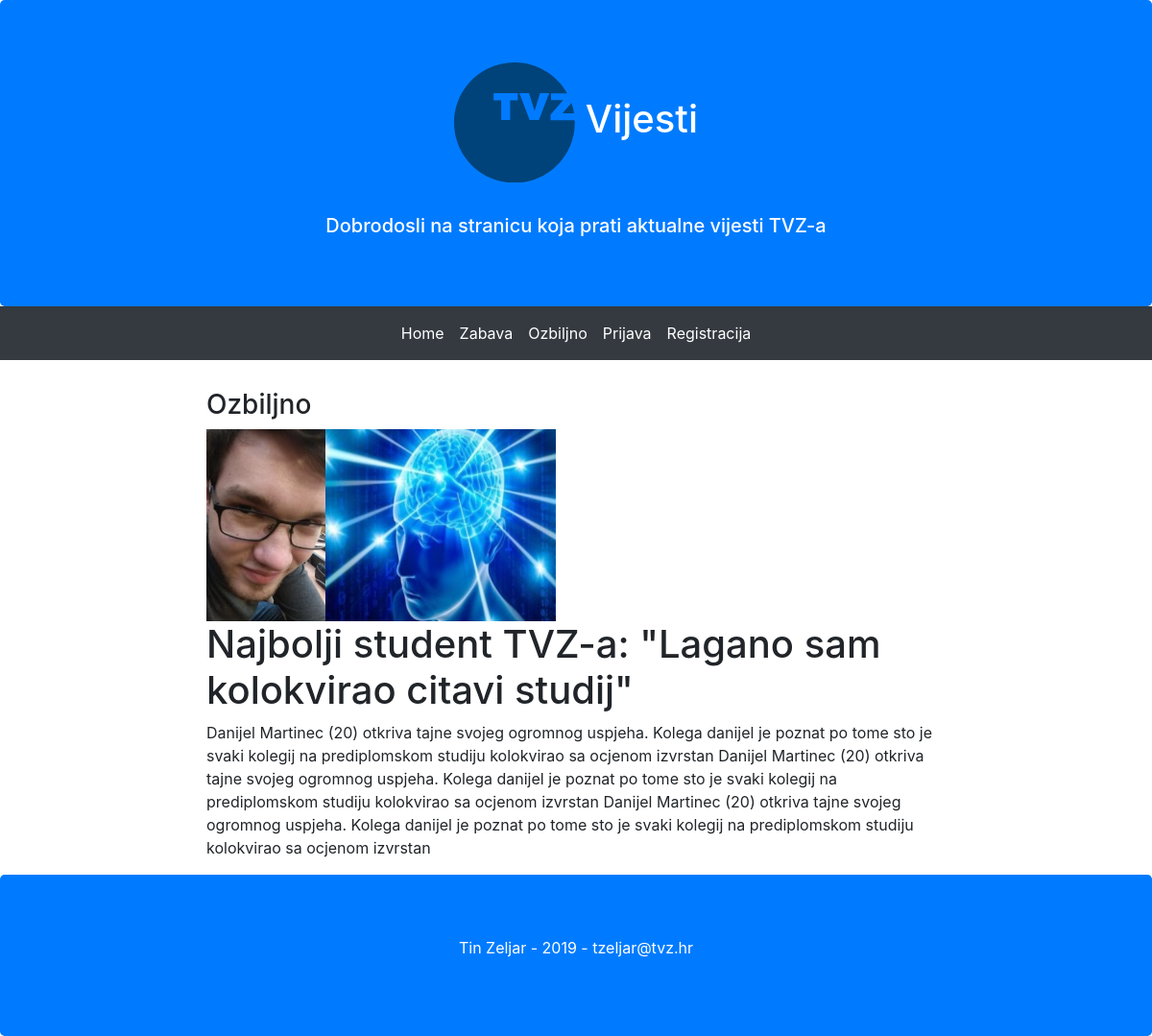
/article.php?id=7, run on the app's committed database.
### tables this page shows
CREATE TABLE `clanak` (
  `id` int(11) NOT NULL,
  `datum` varchar(32) DEFAULT NULL,
  `naslov` varchar(64) DEFAULT NULL,
  `sazetak` text,
  `tekst` text,
  `slika` varchar(64) DEFAULT NULL,
  `kategorija` varchar(64) DEFAULT NULL,
  `arhiva` tinyint(1) DEFAULT NULL
);

### article.php (the view, shortened to what this page needs)
<?php
include "connect.php";
$id = $_GET['id'];
$stmt = $dbc->prepare("SELECT * FROM clanak WHERE id = ?") or die("Prepare failed");
$stmt->bind_param("s", $id) or die("Failed bind");
$stmt->execute() or die("Failed execute");
$result = $stmt->get_result();
?>
<!DOCTYPE html>
<html lang="en">
<head>
  <link rel="stylesheet" href="https://maxcdn.bootstrapcdn.com/bootstrap/4.3.1/css/bootstrap.min.css">
</head>
<body>
<div class="jumbotron text-center bg-primary" style="margin-bottom:0">
  <h1 class="text-white"><img src="images/tvz-logo.svg" class="img-fluid" alt="Responsive image"> Vijesti</h1>
  <br>
  <h5 class="text-white">Dobrodosli na stranicu koja prati aktualne vijesti TVZ-a</h5>
</div>
<nav class="navbar navbar-expand-sm bg-dark justify-content-center">
    <ul class="navbar-nav">
      <li class="nav-item">
        <a class="nav-link text-white" href="index.php">Home</a>
      </li>
      <li class="nav-item">
          <a class="nav-link text-white" href="kategorija.php?id=Zabava">Zabava</a>
      </li>
      <li class="nav-item">
          <a class="nav-link text-white" href="kategorija.php?id=Ozbiljno">Ozbiljno</a>
      </li>
      <?php
            if(isset($_SESSION['user']) && !empty($_SESSION['user'])) {
              $user = $_SESSION["user"];
              if($_SESSION["razina_prava"] == 1){
                echo("
                <li class='nav-item'>
                <a class='nav-link text-white' href='administracija.php'>Adminin panel</a>
                </li>
                ");
              }
              echo("
              <li class='nav-item'>
              <a class='nav-link text-white' href='unos.php'>Unos</a>
              </li>
              <li class='nav-item'>
              <a class='nav-link text-white' href='logoff.php'>Prijavljeni ste kao $user kliknite ovdje za odjavu</a>
              </li>
              ");
           }
           else{
            echo("
            <li class='nav-item'>
              <a class='nav-link text-white' href='login.php'>Prijava</a>
            </li>
            <li class='nav-item'>
              <a class='nav-link text-white' href='register.php'>Registracija</a>
            </li>
            ");
          }
       ?>
    </ul>
</nav>
<div class="container-fluid text-center" style="margin-top: 30px">
        <div class="row content">
          <div class="col-sm-2 sidenav"></div>
          <div class="col-sm-8 text-left">
            <?php
            $row = mysqli_fetch_array($result) or die("Failed fetch");
            $kategorija = $row["kategorija"];
            $slika = $row["slika"];
            $naslov = $row["naslov"];
            $tekst = $row["tekst"];
            echo("
            <h3>$kategorija</h3>
            <img src='$slika' class='img-fluid' alt='Responsive image'>
            <h1>$naslov</h1>
            <p>$tekst</p>
            ");
            ?>
          </div>
          <div class="col-sm-2 sidenav"></div>
        </div>
</div>
<div class="jumbotron text-center bg-primary" style="margin-bottom:0">
  <p class="text-white">Tin Zeljar - 2019 - tzeljar@tvz.hr</p>
</div>
</body>

### data on the page
clanak: kategorija "Ozbiljno", slika (picture), naslov "Najbolji student TVZ-a: \"Lagano sam kolokvirao citavi studij\"", tekst "Danijel Martinec (20) otkriva tajne svojeg ogromnog uspjeha. Kolega danijel je poznat po tome sto je svaki kolegij na prediplomskom studiju kolokvirao sa ocjenom izvrstan Danijel Martinec (20) otkriva tajne svojeg ogromnog uspjeha. Kolega danijel je poznat po tome sto je svaki kolegij na prediplomskom studiju kolokvirao sa ocjenom izvrstan Danijel Martinec (20) otkriva tajne svojeg ogromnog uspjeha. Kolega danijel je poznat po tome sto je svaki kolegij na prediplomskom studiju kolokvirao sa ocjenom izvrstan"
